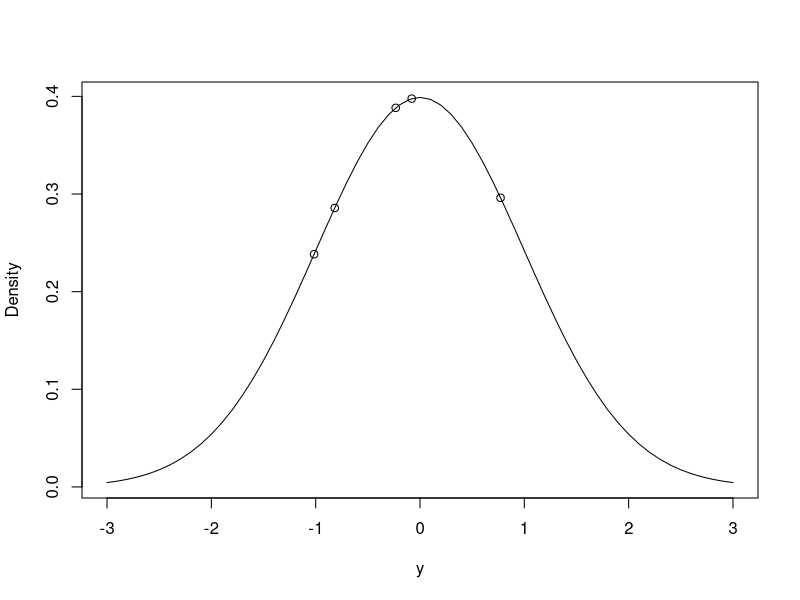
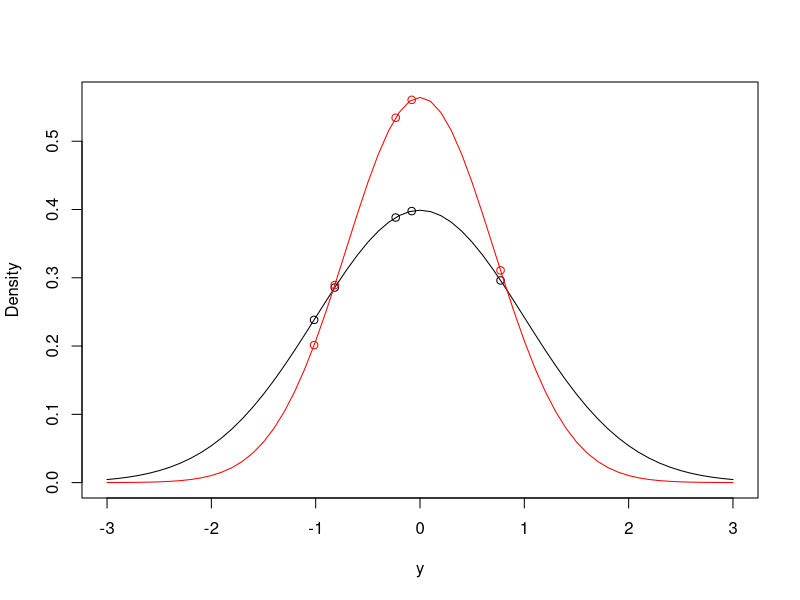

Generate these figures, in order, with R: (Note: this script raises an error after producing the figures.)
## ---- chunk 1
set.seed(17)
## ---- chunk 2
Ndata<-data.frame(y=rnorm(5, mean=0, sd=1))
Ndata$y
## ---- chunk 3
possible.y<-seq(-3,3,0.1)                    # possible values of y
Probability<-dnorm(possible.y, mean=0, sd=1) # density of possible values 
plot(Probability~possible.y, type="l", ylab="Density", xlab="y")
Probability.y<-dnorm(Ndata$y, mean=0, sd=1)  # density of actual values
points(Probability.y~Ndata$y)
## ---- chunk 4
prod(dnorm(Ndata$y, mean=0, sd=1))
## ---- chunk 5
prod(dnorm(Ndata$y, mean=0, sd=sqrt(0.5)))
## ---- chunk 6
pos.y<-seq(-3,3,0.1)
plot(dnorm(pos.y, mean=0, sd=1)~pos.y, type="l", ylim=c(0,max(dnorm(0, mean=0, sd=sqrt(0.5)))), ylab="Density", xlab="y")
points(Ndata$y, dnorm(Ndata$y, mean=0, sd=1))
lines(dnorm(pos.y, mean=0, sd=sqrt(0.5))~pos.y, type="l", col="red")
points(Ndata$y, dnorm(Ndata$y, mean=0, sd=sqrt(0.5)), col="red")
## ---- chunk 7
lik<-function(par, y, log=FALSE){
   if(log){
     l<-sum(dnorm(y, mean=par[1], sd=sqrt(par[2]), log=TRUE))
   }else{
     l<-prod(dnorm(y, mean=par[1], sd=sqrt(par[2])))
   }
   return(l)
} 
mu<-seq(-2,2,length=100)
sigma2<-seq(0.0001,5,length=100)
L<-matrix(0,100,100)

for(i in 1:100){
   for(j in 1:100){
      L[i,j]<-lik(c(mu[i], sigma2[j]), y=Ndata$y)
   }
}
## ---- chunk 8
lik<-function(par, y, log=FALSE){
   if(log){
     l<-sum(dnorm(y, mean=par[1], sd=sqrt(par[2]), log=TRUE))
   }else{
     l<-prod(dnorm(y, mean=par[1], sd=sqrt(par[2])))
   }
   return(l)
}   
# function which takes the parameter vector (mean and *variance*) and the data and returns the (log) likelihood

MLest<-optim(c(mean=0,var=1), fn=lik, y=Ndata$y, log=TRUE, control = list(fnscale = -1,reltol=1e-16))$par
## ---- chunk 9
MLest
## ---- chunk 10
m1a.1<-glm(y~1, data=Ndata)
summary(m1a.1)
## ---- chunk 11
MLest["var"]*(5/4)
## ---- chunk 12
prior.p<-function(par, priorB, priorR, log=FALSE){
    if(log){
      d<-dnorm(par[1], mean=priorB$mu, sd=sqrt(priorB$V), log=TRUE)+dgamma(1/par[2],shape=priorR$nu/2, rate=(priorR$nu*priorR$V)/2, log=TRUE)-2*log(par[2])
    }else{
      d<-dnorm(par[1], mean=priorB$mu, sd=sqrt(priorB$V))*dgamma(1/par[2],shape=priorR$nu/2, rate=(priorR$nu*priorR$V)/2)/par[2]^2
    } 
    return(d) 
}
## ---- chunk 13
prior<-list(R=list(V=1, nu=0.002), B=list(mu=0, V=1e+8))
## ---- chunk 14
likprior<-function(par, y, priorB, priorR, log=FALSE){

 if(log){
   pd<-lik(par,y, log=TRUE)+prior.p(par,priorB=priorB,priorR=priorR, log=TRUE)
 }else{
   pd<-lik(par,y)*prior.p(par,priorB=priorB,priorR=priorR)
 } 
 return(pd)
}
## ---- chunk 15
P<-matrix(0,100,100)
for(i in 1:100){
   for(j in 1:100){
      P[i,j]<-likprior(c(mu[i], sigma2[j]), y=Ndata$y, priorB=prior$B, priorR=prior$R)
   }
}
## ---- chunk 16
Best<-optim(c(mean=0,var=1), fn=likprior, y=Ndata$y, priorB=prior$B, priorR=prior$R, log=TRUE, method="L-BFGS-B", lower=c(-1e+5, 1e-5), upper=c(1e+5,1e+5), control = list(fnscale = -1, factr=1e-16))$par
Best
## ---- chunk 17
p.0.5<-likprior(c(0,0.5), y=Ndata$y, priorB=prior$B, priorR=prior$R)
p.1.0<-likprior(c(0,1.0), y=Ndata$y, priorB=prior$B, priorR=prior$R)

p.0.5/p.1.0
## ---- chunk 18
C<-adaptIntegrate(likprior, y=Ndata$y, priorR=prior$R, priorB=prior$B, lower=c(-Inf, 0), upper=c(Inf, Inf))$integral
## ---- chunk 19
p.square<-adaptIntegrate(likprior, y=Ndata$y, priorR=prior$R, priorB=prior$B, lower=c(-2, 0), upper=c(2,5))$integral
p.square/C
## ---- chunk 20
m1a.2<-MCMCglmm(y~1, data=Ndata, prior=prior, thin=1)
## ---- chunk 21
prop.table(table(m1a.2$Sol>-2 & m1a.2$Sol<2 & m1a.2$VCV<5))
## ---- chunk 22
P.new<-L
mu.new<-seq(Best[1]-1, Best[1]+1, length=100)
sigma2.new<-seq(max(Best[2]-1,0.00001), Best[2]+1, length=100)
for(i in 1:100){
for(j in 1:100){
P.new[i,j]<-likprior(c(mu.new[i], sigma2.new[j]), y=Ndata$y, priorB=prior$B, priorR=prior$R)
}}
P.new<-P.new/C
## ---- chunk 23
P.new2<-L
mu.new<-seq(Best[1]-1, Best[1]+1, length=100)
sigma2.new2<-seq(1, Best[2]+2, length=100)
for(i in 1:100){
for(j in 1:100){
P.new2[i,j]<-likprior(c(mu.new[i], sigma2.new2[j]), y=Ndata$y, priorB=prior$B, priorR=prior$R)
}}
## ---- chunk 24
autocorr(m1a.2$Sol)
autocorr(m1a.2$VCV)
## ---- chunk 25
plot(m1a.2$Sol)
## ---- chunk 26
plot(log(m1a.2$VCV))
## ---- chunk 27
prior.m1a.3<-list(R=list(V=1, nu=0))
m1a.3<-MCMCglmm(y~1, data=Ndata, thin=1, prior=prior.m1a.3)
## ---- chunk 28
prior.m1a.4<-list(R=list(V=1e-16, nu=-2))
m1a.4<-MCMCglmm(y~1, data=Ndata, thin=1, prior=prior.m1a.4)
